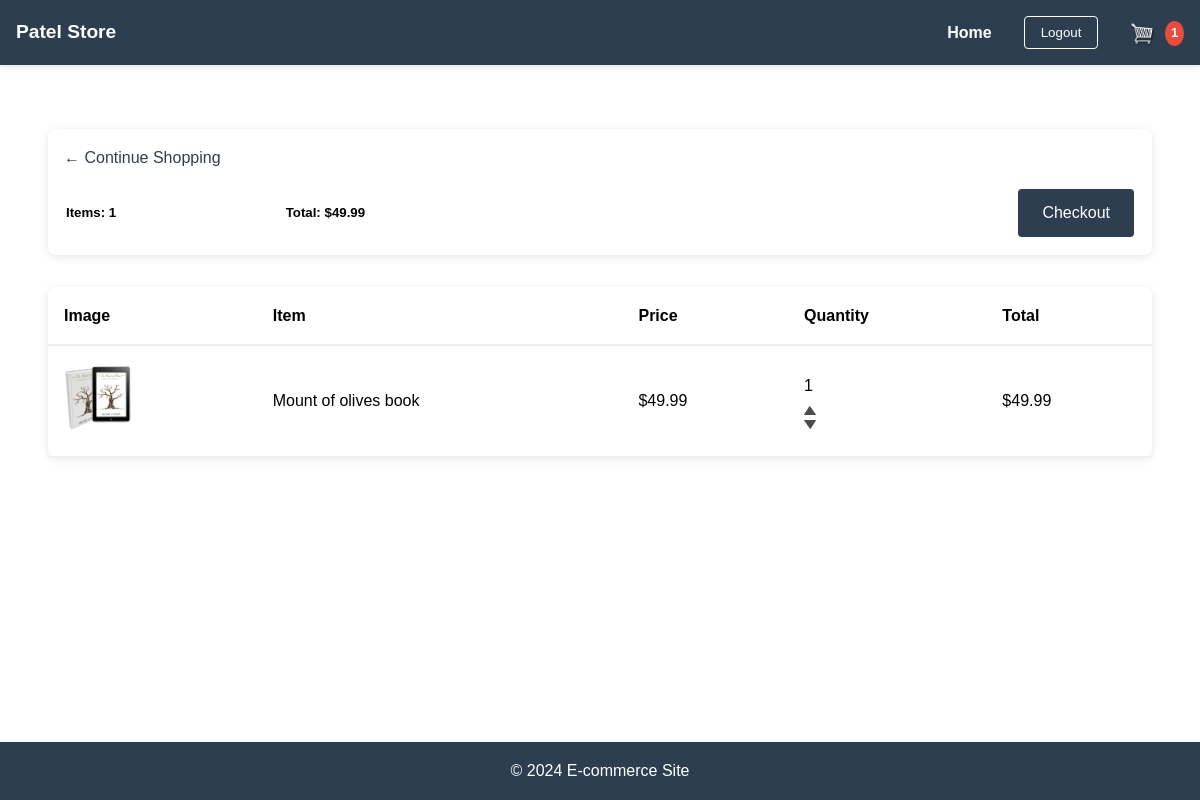
The page /cart/ (signed in) on the database as committed earlier.
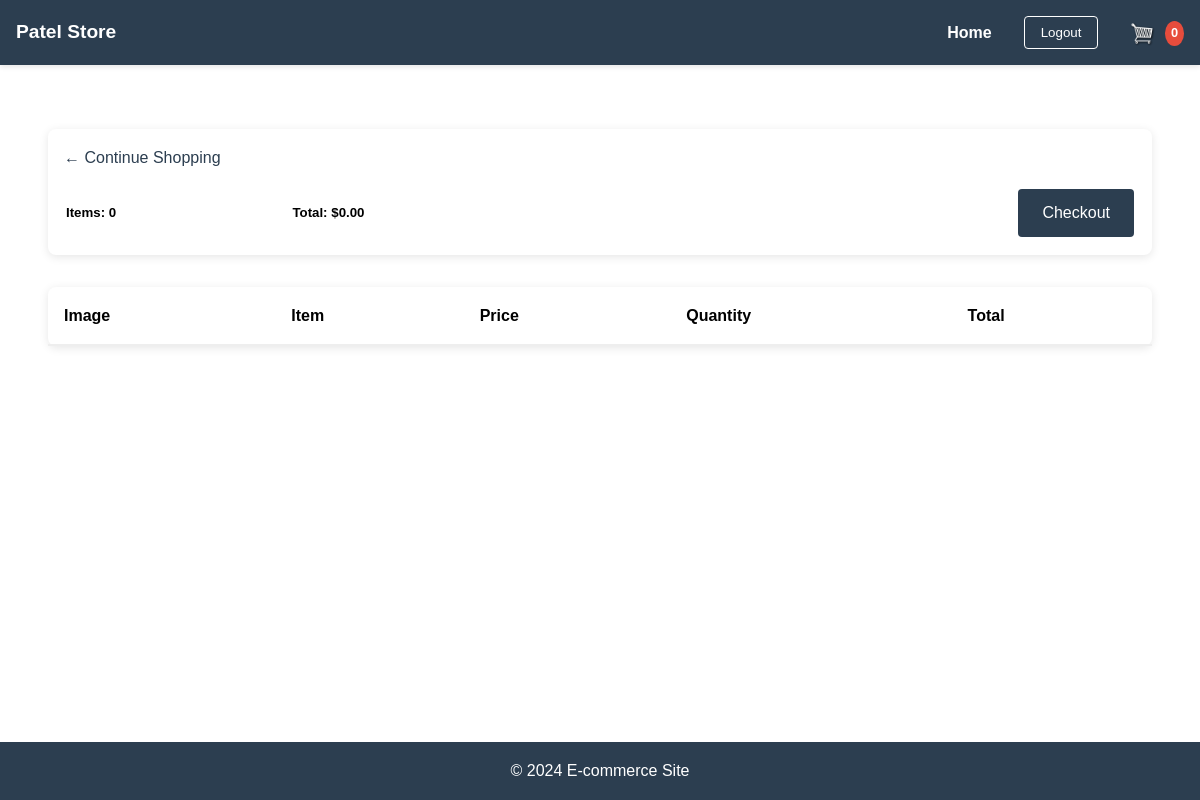
The same page on the database as committed later.
### store/models.py (models this page shows, shortened)
class Order(models.Model):
    customer = models.ForeignKey(Customer, on_delete=models.SET_NULL, blank=True, null=True)
    date_orderd = models.DateTimeField(auto_now_add=True)
    complete = models.BooleanField(default=False, null=True, blank=False)
    transaction_id = models.CharField(max_length=200, null=True)
    @property
    def get_cart_total(self):
        orderitems = self.orderitem_set.all()
        total = sum([item.get_total for item in orderitems])
        return total
    @property
    def get_cart_items(self):
        orderitems = self.orderitem_set.all()
        total = sum([item.quantity for item in orderitems])
        return total

class OrderItem(models.Model):
    product = models.ForeignKey(Product, on_delete=models.SET_NULL, blank=True, null=True)
    order = models.ForeignKey(Order, on_delete=models.SET_NULL, blank=True, null=True)
    quantity = models.IntegerField(default=0, null=True, blank=True)
    date_added = models.DateTimeField(auto_now_add=True)
    @property
    def get_total(self):
        total = self.product.price * self.quantity
        return total

class Product(models.Model):
    name = models.CharField(max_length=200, null=True)
    price = models.FloatField()
    digital = models.BooleanField(default=False, null=True, blank=False)
    image = models.ImageField(null=True, blank=True)
    @property
    def imageURL(self):
        try:
            url = self.image.url
        except:
            url = ''
        return url

### store/views.py (the view, shortened to what this page needs)
# urls.py: path('cart/', views.cart, name="cart"),
def cart(request):
    if request.user.is_authenticated:
        customer = request.user.customer
        order, created = Order.objects.get_or_create(customer=customer, complete=False)
        items = order.orderitem_set.all()
        cartItems = order.get_cart_items
    context = {'items': items, 'order': order, 'cartItems': cartItems}
    return render(request, 'store/cart.html', context)

### store/templates/store/cart.html
{% extends 'store/main.html' %}
{% load static %}
{% block content %}
    <div class="cart-container">
        <div class="cart-summary">
            <a class="continue-shopping-btn" href="{% url 'home' %}">&#x2190; Continue Shopping</a>
            <table class="summary-table">
                <tr>
                    <td><h5>Items: <strong>{{ order.get_cart_items }}</strong></h5></td>
                    <td><h5>Total: <strong>${{ order.get_cart_total|floatformat:2 }}</strong></h5></td>
                    <td>
                        <a class="checkout-btn" href="{% url 'checkout' %}">Checkout</a>
                    </td>
                </tr>
            </table>
        </div>
        <div class="cart-items">
            <table class="cart-table">
                <thead>
                    <tr>
                        <th>Image</th>
                        <th>Item</th>
                        <th>Price</th>
                        <th>Quantity</th>
                        <th>Total</th>
                    </tr>
                </thead>
                <tbody>
                    {% for item in items %}
                    <tr>
                        <td class="cart-image">
                            <img src="{{ item.product.imageURL }}" alt="{{ item.product.name }}">
                        </td>
                        <td class="cart-item-name">
                            {{ item.product.name }}
                        </td>
                        <td class="cart-item-price">
                            ${{ item.product.price|floatformat:2 }}
                        </td>
                        <td class="cart-item-quantity">
                            {{ item.quantity }}
                            <div class="quantity-control">
                                <img data-product={{item.product.id}} data-action="add" class="chg-quantity update-cart" src="{% static 'images/arrow-up.png' %}" alt="Increase">
                                <img data-product={{item.product.id}} data-action="remove" class="chg-quantity update-cart" src="{% static 'images/arrow-down.png' %}" alt="Decrease">
                            </div>
                        </td>
                        <td class="cart-item-total">
                            ${{ item.get_total|floatformat:2 }}
                        </td>
                    </tr>
                    {% endfor %}
                </tbody>
            </table>
        </div>
    </div>
{% endblock content %}

Rows that differ between the two databases and show on the page:
no longer on this page (row edited): Order: get_cart_items "1", get_cart_total "49.99"
no longer on this page (row unchanged): OrderItem: product.imageURL (picture), product.name "Mount of olives book", product.price "49.99", quantity "1", get_total "49.99"
added Order: get_cart_items "0", get_cart_total "0.00"
Other text that changed with them:
{{ cartItems }}: "1" → "0"
